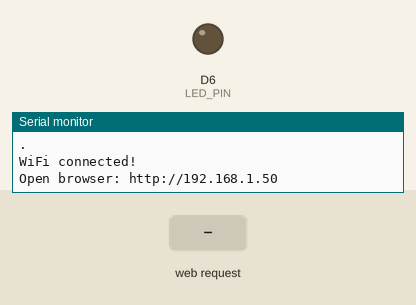
The sketch below on a simulated Arduino MKR. Parts: output pins drawn as LEDs (lit = HIGH), the last lines printed to the serial monitor. The inputs (shaded band) are chosen by the test bench. WiFi joins after 1.5 s; servers stay silent unless stated.

Above: at 7.7 s.
7.8 s: HTTP request GET /api/on received
At 8.2 s:
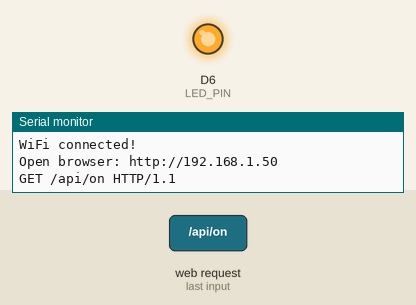
10.8 s: HTTP request GET /api/off received
At 11.6 s:
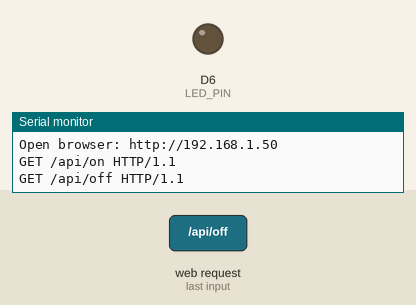
Timing chart, 0 to 13.8 s (numbered marks = the images above; inputs shaded):
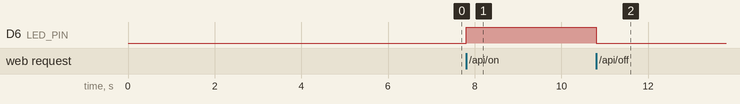

Measured:
- after the input at 7.8 s, D6 (LED_PIN): LOW → HIGH at once
- after the input at 10.8 s, D6 (LED_PIN): HIGH → LOW at once

The sketch:

SimpleWebServerWiFi.ino
```cpp
#include <SPI.h>
#include <WiFiNINA.h>
#include "arduino_secrets.h"

// Wi-Fi credentials are stored in arduino_secrets.h
char ssid[] = SECRET_SSID;
char pass[] = SECRET_PASS;

WiFiServer server(80);

const int LED_PIN = LED_BUILTIN;
bool ledState = false;

// ---------- HTML WEB INTERFACE ----------
const char WEB_PAGE[] = R"rawliteral(
<!DOCTYPE html>
<html lang="en">
<head>
<meta charset="UTF-8">
<meta name="viewport"
      content="width=device-width, initial-scale=1">
<title>LUMEN | IoT Control</title>

<style>
:root {
  --bg: #10151f;
  --card: #1c2533;
  --text: #f5f7fc;
  --muted: #91a0b3;
  --accent: #5de0cb;
}

* { box-sizing: border-box; }

body {
  margin: 0;
  min-height: 100vh;
  background: var(--bg);
  color: var(--text);
  font-family: -apple-system, BlinkMacSystemFont,
               "Segoe UI", sans-serif;
  display: flex;
  justify-content: center;
  align-items: center;
  padding: 20px;
}

.dashboard {
  width: 100%;
  max-width: 420px;
  background: #151d29;
  border: 1px solid #2b3646;
  border-radius: 28px;
  padding: 28px;
  box-shadow: 0 25px 70px #0005;
}

.header {
  display: flex;
  justify-content: space-between;
  align-items: center;
}

.brand {
  font-size: 23px;
  font-weight: 750;
  letter-spacing: 4px;
}

.subtitle {
  color: var(--muted);
  font-size: 10px;
  letter-spacing: 2px;
  margin-top: 6px;
}

.online {
  color: var(--accent);
  background: #193c3b;
  border-radius: 30px;
  padding: 8px 12px;
  font-size: 12px;
}

.visual {
  text-align: center;
  padding: 55px 0 35px;
}

.bulb {
  width: 150px;
  height: 150px;
  margin: auto;
  display: flex;
  align-items: center;
  justify-content: center;
  border-radius: 50%;
  background: #25303e;
  transition: all .4s ease;
}

.bulb svg {
  width: 72px;
  height: 72px;
  fill: none;
  stroke: #64748b;
  stroke-width: 1.7;
  transition: all .4s ease;
}

.bulb.active {
  background: #214944;
  box-shadow: 0 0 75px #5de0cb33;
}

.bulb.active svg {
  stroke: var(--accent);
  filter: drop-shadow(0 0 12px #5de0cb);
}

h1 {
  font-size: 26px;
  margin: 32px 0 8px;
}

.device {
  color: var(--muted);
  font-size: 14px;
}

.status {
  color: var(--muted);
  margin-top: 22px;
  font-size: 14px;
}

.status.active {
  color: var(--accent);
}

.control {
  background: var(--card);
  border-radius: 18px;
  padding: 22px;
  display: flex;
  justify-content: space-between;
  align-items: center;
}

.control-title {
  font-weight: 600;
}

.control-sub {
  color: var(--muted);
  font-size: 12px;
  margin-top: 6px;
}

.toggle {
  width: 60px;
  height: 34px;
  border: 0;
  border-radius: 30px;
  background: #475569;
  padding: 4px;
  cursor: pointer;
  transition: background .3s;
}

.toggle span {
  display: block;
  width: 26px;
  height: 26px;
  border-radius: 50%;
  background: white;
  transition: transform .3s;
}

.toggle.active {
  background: #159b87;
}

.toggle.active span {
  transform: translateX(26px);
}

.toggle:disabled {
  opacity: .5;
  cursor: wait;
}

.toggle:focus-visible {
  outline: 3px solid var(--accent);
  outline-offset: 4px;
}

.footer {
  display: flex;
  justify-content: space-between;
  color: #7c8da3;
  font-size: 10px;
  letter-spacing: 1px;
  margin-top: 28px;
}
</style>
</head>

<body>
<main class="dashboard">

  <header class="header">
    <div>
      <div class="brand">LUMEN</div>
      <div class="subtitle">
        CONNECTED ENVIRONMENTS
      </div>
    </div>
    <div class="online" id="connection">
      &#9679; CONNECTED
    </div>
  </header>

  <section class="visual">
    <div class="bulb" id="bulb">
      <svg viewBox="0 0 64 64">
        <path d="M22 44h20M24 50h16M28 56h8"/>
        <path d="M32 6c-12 0-20 9-20 20
                 0 8 5 13 10 18h20
                 c5-5 10-10 10-18
                 0-11-8-20-20-20z"/>
      </svg>
    </div>

    <h1>Light Control</h1>
    <div class="device">
      Arduino MKR WiFi 1010
    </div>
    <div class="status" id="status">
      Checking status...
    </div>
  </section>

  <section class="control">
    <div>
      <div class="control-title">
        Built-in LED
      </div>
      <div class="control-sub">
        Remote power control
      </div>
    </div>

    <button class="toggle"
            id="toggle"
            type="button"
            aria-label="Toggle LED"
            aria-pressed="false"
            disabled>
      <span></span>
    </button>
  </section>

  <footer class="footer">
    <span>LOCAL DEVICE / HTTP</span>
    <span id="footerStatus">SYSTEM READY</span>
  </footer>

</main>

<script>
let ledOn = false;
let busy = false;

const toggle = document.getElementById("toggle");
const bulb = document.getElementById("bulb");
const statusText = document.getElementById("status");
const connection = document.getElementById("connection");
const footer = document.getElementById("footerStatus");

function render(on) {
  ledOn = on;
  bulb.classList.toggle("active", on);
  toggle.classList.toggle("active", on);
  statusText.classList.toggle("active", on);
  statusText.textContent =
    on ? "● Light is ON" : "○ Light is OFF";
  toggle.setAttribute("aria-pressed", String(on));
}

async function syncStatus() {
  if (busy) return;

  try {
    const response = await fetch("/api/status",
      {cache: "no-store"});

    if (!response.ok) throw new Error("HTTP error");

    const data = await response.json();
    render(data.led);

    connection.textContent = "● CONNECTED";
    footer.textContent = "SYSTEM READY";
    toggle.disabled = false;
  } catch (error) {
    connection.textContent = "● OFFLINE";
    footer.textContent = "CONNECTION LOST";
    statusText.textContent = "Unable to reach device";
    toggle.disabled = true;
  }
}

toggle.addEventListener("click", async () => {
  if (busy) return;

  busy = true;
  toggle.disabled = true;

  const target = !ledOn;

  try {
    const response = await fetch(
      target ? "/api/on" : "/api/off",
      {cache: "no-store"});

    if (!response.ok) throw new Error("HTTP error");

    const data = await response.json();
    render(data.led);
  } catch (error) {
    statusText.textContent = "Control failed";
  } finally {
    busy = false;
    await syncStatus();
  }
});

syncStatus();
setInterval(syncStatus, 2000);
</script>
</body>
</html>
)rawliteral";

// ---------- SEND HTTP RESPONSE ----------
void sendResponse(WiFiClient &client,
                  const char *contentType,
                  const char *body) {
  client.println("HTTP/1.1 200 OK");
  client.print("Content-Type: ");
  client.println(contentType);
  client.println("Cache-Control: no-store");
  client.println("Connection: close");
  client.println();
  client.print(body);
}

void sendStatus(WiFiClient &client) {
  sendResponse(
    client,
    "application/json",
    ledState ? "{\"led\":true}" : "{\"led\":false}"
  );
}

// ---------- SETUP ----------
void setup() {
  pinMode(LED_PIN, OUTPUT);
  digitalWrite(LED_PIN, LOW);

  Serial.begin(9600);

  // Do not wait indefinitely for Serial Monitor.
  unsigned long serialStart = millis();
  while (!Serial && millis() - serialStart < 3000) {
    delay(10);
  }

  if (WiFi.status() == WL_NO_MODULE) {
    Serial.println("WiFi module not found");
    while (true) {
      delay(1000);
    }
  }

  Serial.print("Connecting to ");
  Serial.println(ssid);

  while (WiFi.status() != WL_CONNECTED) {
    WiFi.begin(ssid, pass);
    delay(5000);
    Serial.print(".");
  }

  Serial.println();
  Serial.println("WiFi connected!");

  server.begin();

  Serial.print("Open browser: http://");
  Serial.println(WiFi.localIP());
}

// ---------- MAIN LOOP ----------
void loop() {
  WiFiClient client = server.available();

  if (!client) return;

  client.setTimeout(1000);

  String request = client.readStringUntil('\n');
  request.trim();

  // Consume remaining request headers.
  while (client.connected()) {
    String line = client.readStringUntil('\n');
    line.trim();
    if (line.length() == 0) break;
  }

  Serial.println(request);

  if (request.startsWith("GET /api/on ")) {
    ledState = true;
    digitalWrite(LED_PIN, HIGH);
    sendStatus(client);

  } else if (request.startsWith("GET /api/off ")) {
    ledState = false;
    digitalWrite(LED_PIN, LOW);
    sendStatus(client);

  } else if (request.startsWith("GET /api/status ")) {
    sendStatus(client);

  } else if (request.startsWith("GET / ")) {
    sendResponse(client, "text/html; charset=UTF-8",
                 WEB_PAGE);

  } else {
    client.println("HTTP/1.1 404 Not Found");
    client.println("Connection: close");
    client.println();
  }

  delay(1);
  client.stop();
}
```

arduino_secrets.example.h
```cpp
// Safe template. Copy to arduino_secrets.h locally (gitignored) and fill in.
#define SECRET_SSID "YOUR_WIFI_SSID_HERE"
#define SECRET_PASS "YOUR_WIFI_PASSWORD_HERE"
```
